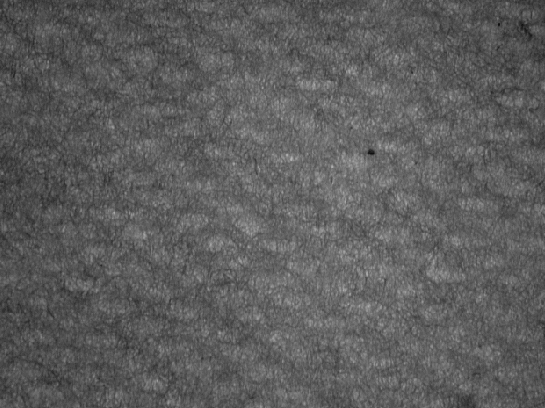
%> input picture Proj2.tif, 545 x 408 px
$ octave main.m   (GNU Octave 9; MATLAB toolbox functions it lacks are replaced by stand-ins)
%> lines starting %> are read from the running program, lines starting %| are printed output that depends on the picture; in (x1, y1, x2, y2) boxes, pixels count from 0 and x2, y2 are one past the last pixel; in counts of white or black regions, pixels touching at a corner belong together; the program's own positions count from 1
%% PART A: Pattern Extraction
clc
close all
clear all
% Read the Image
A = imread('C:\Users\abmasud\OneDrive - Texas Tech University\From Google drive\From Drive-latest 06.26.2022\drive-download-20220626T164016Z-004\ME__ECE_5367\ME__ECE_5367\Project2\codes\Proj2.tif');
%> A is the input picture: size 408x545 uint8; min 16, max 181, mean 93
% Fourier transform of the image
F = fft2(double(A));
F2=(fftshift(double(F)));
F1 = (log10(1+abs(fftshift(double(F)))));
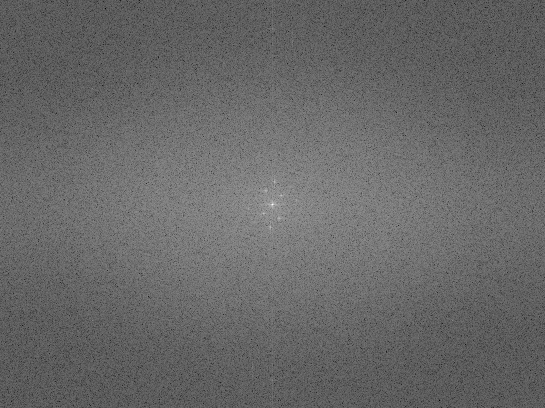
%> F1: size 408x545 double; min 0.646, max 7.32, mean 3.37; drawn with min black and max white

%figure(1);imshow(F1,[]);colormap gray
subplot(2,3,1), imshow(F1,[]);
title ('Fourier Transformation of Original Image','FontSize', 6)

%Ideal filter design
M=size(F1,1);
%> M = 408
N=size(F1,2);
%> N = 545
Q1=zeros(M, N);
pp = [205 182 228 219 191 196 214];
qq = [273 275 271 280 266 282 264];
        for i=1:length(pp)
            for i=1:length(qq)
                Q1(pp(i),qq(i))=1;

            end
        end
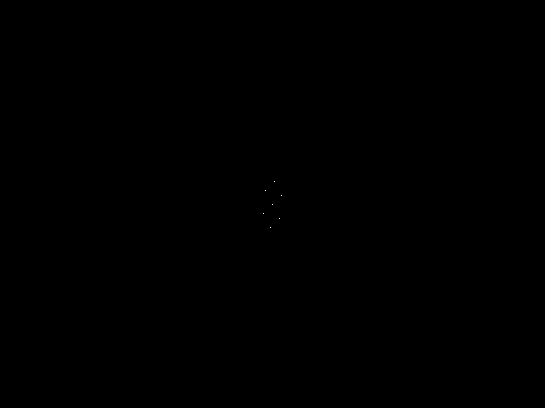
%> Q1: size 408x545 double; values 0 (black) and 1 (white), 0% white in thin lines or dots, all inside (x1, y1, x2, y2) = (263, 181, 282, 228)
subplot(2,3,2), imshow(Q1,[]);colormap gray;
title('Image of the filter in fft domain','FontSize', 6)
%Filtered image=ifft(filter response*fft(original image))
J=F2.*Q1;
%Taking inverse fourier transform
J1=ifftshift(J);
B1=ifft2(J1);
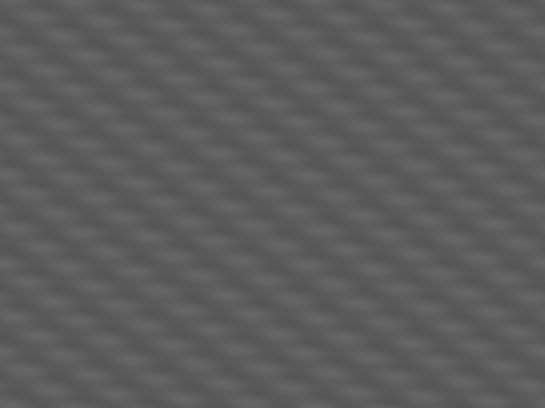
%> B1: size 408x545 double; min 85.99, max 102.5, mean 93
subplot(2,3,3); imshow(B1,[]);colormap gray;
title('Image after extracting periodic pattern','FontSize', 6)

%% PART (B): Uniform Illumination
% Reading the original image
%A = imread('C:\Users\MASUD\Desktop\ME__ECE_5367\Project2\Project_2\Proj2.tif');
%Taking fourier transform of the image
K = fft2(double(A));
K2=fftshift(double(K));
K1 = (log10(1+abs(fftshift(double(K))))); %Scaling for visualization
subplot(2,3,4),imshow(K1,[]); colormap gray;
title ('Fourier Transformation of Original Image','FontSize', 6);
% Ideal filter design
M=size(K1,1);
N=size(K1,2);
Q1=ones(M, N);
pp = [205 182 228 219 191 196 214];
qq = [273 275 271 280 266 282 264];
        for i=1:length(pp)
            for i=1:length(qq)
                Q1((pp(i)-1):(pp(i)+1),(qq(i)-1):(qq(i)+1))=0;
                Q1(pp(i),qq(i))=1;
            end
        end
%> Q1: size 408x545 double; values 0 (black) and 1 (white), 100% white; black in thin lines or dots, all inside (x1, y1, x2, y2) = (262, 180, 283, 229)
        subplot(2,3,5),colormap gray
        imshow(Q1,[]);
        title('Image of the filter in frequency domain','FontSize', 6);

T=K2.*Q1;
% Taking the inverse fourier transformation
J1=ifftshift(T);
B1=ifft2(J1);
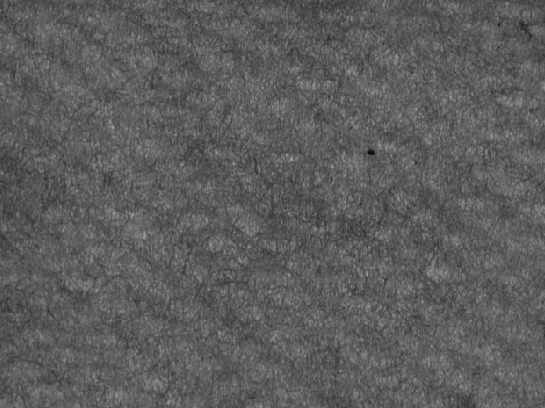
%> B1: size 408x545 double; min 4.45, max 173.2, mean 93
subplot(2,3,6),colormap gray
imshow(B1,[]);
title('Image after Illumination correction','FontSize', 6);
